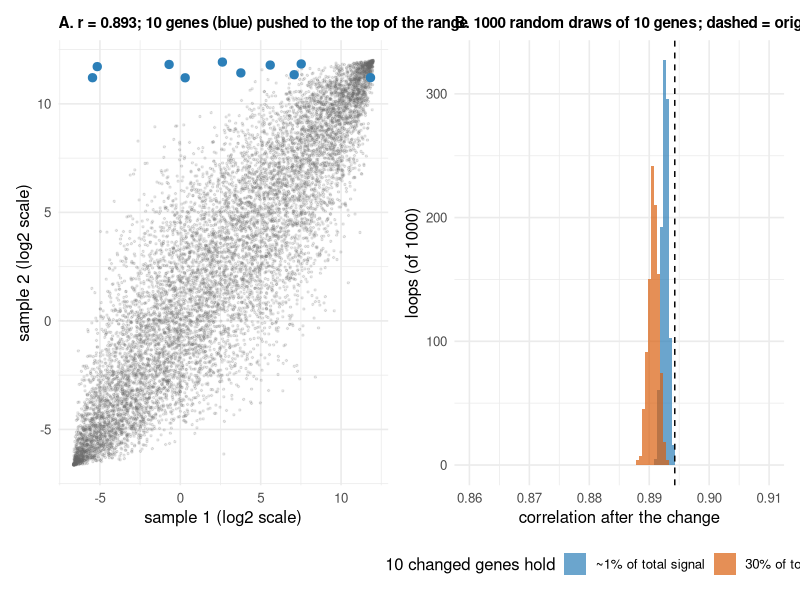

Write the R code that produced this figure.
# Teaching example: 10 extreme genes (like rRNA) barely move the correlation of two log2-scale expression vectors.
# Run from the repository root.
set.seed(1)
n <- 10000; n_changed <- 10; n_loops <- 1000; rho <- 0.9
lo <- log2(0.01); hi <- 12                      # log2 scale, range of typical rlog / log2 values

# two vectors with correlation ~0.9 that both span [lo, hi] (Gaussian copula)
z <- MASS::mvrnorm(n, c(0, 0), matrix(c(1, rho, rho, 1), 2))
x <- lo + (hi - lo) * pnorm(z[, 1])
y <- lo + (hi - lo) * pnorm(z[, 2])
r0 <- cor(x, y)

# linear-scale share of the total taken by a set of genes
share <- function(v, idx) sum(2^v[idx]) / sum(2^v)

r_new <- numeric(n_loops); share_new <- numeric(n_loops)
for (i in seq_len(n_loops)) {
  idx <- sample(n, n_changed)
  y2 <- y
  y2[idx] <- runif(n_changed, hi - 1, hi)        # 10 random genes jump to the top of the range
  r_new[i] <- cor(x, y2)
  share_new[i] <- share(y2, idx)
}

# same test, but the 10 genes are set to hold 30% of the linear-scale total (like the 31% rRNA library)
r_30 <- replicate(n_loops, {
  idx <- sample(n, n_changed); y2 <- y
  y2[idx] <- log2(0.3 / 0.7 * sum(2^y[-idx]) / n_changed) + rnorm(n_changed, 0, 0.1)
  cor(x, y2)
})

cat(sprintf("baseline r = %.4f\n", r0))
cat(sprintf("scenario 1 (10 genes at 11-12, %.1f%% of linear total): r %.4f - %.4f over %d loops\n",
            100 * mean(share_new), min(r_new), max(r_new), n_loops))
cat(sprintf("scenario 2 (10 genes hold 30%% of linear total):      r %.4f - %.4f over %d loops\n\n",
            min(r_30), max(r_30), n_loops))

library(ggplot2); library(patchwork)
idx <- sample(n, n_changed); y2 <- y; y2[idx] <- runif(n_changed, hi - 1, hi)
d <- data.frame(x = x, y = y2, changed = seq_len(n) %in% idx)
pA <- ggplot(d[!d$changed, ], aes(x, y)) +
  geom_point(alpha = 0.15, size = 0.5, colour = "grey40") +
  geom_point(data = d[d$changed, ], colour = "#2C7FB8", size = 2.5) +
  labs(x = "sample 1 (log2 scale)", y = "sample 2 (log2 scale)",
       title = sprintf("A. r = %.3f; 10 genes (blue) pushed to the top of the range", cor(x, y2))) +
  theme_minimal(base_size = 12) + theme(plot.title = element_text(face = "bold", size = 11))
pB <- ggplot(data.frame(r = c(r_new, r_30), scenario = rep(c("~1% of total signal", "30% of total signal"), each = n_loops)),
             aes(r, fill = scenario)) +
  geom_histogram(binwidth = 0.0005, alpha = 0.7, position = "identity") +
  scale_fill_manual(values = c("#2C7FB8", "#D95F0E"), name = "10 changed genes hold", guide = guide_legend(nrow = 1)) +
  theme(legend.position = "bottom") +
  geom_vline(xintercept = r0, linetype = 2) +
  coord_cartesian(xlim = c(0.86, 0.91)) +
  labs(x = "correlation after the change", y = "loops (of 1000)",
       title = sprintf("B. %d random draws of 10 genes; dashed = original r", n_loops)) +
  theme_minimal(base_size = 12) + theme(plot.title = element_text(face = "bold", size = 11), legend.position = "bottom")
ggsave("03_compositional_shift/results/figure03a_compositional_shift.png", pA + pB, width = 11, height = 4.5, dpi = 300, bg = "white")
